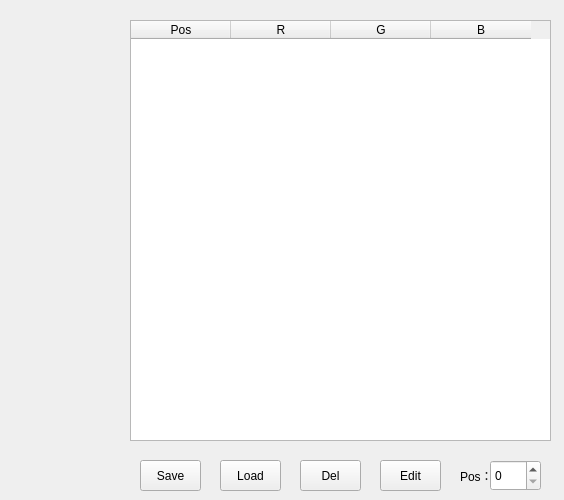
<?xml version="1.0" encoding="UTF-8"?>
<ui version="4.0">
 <class>ColorSetting</class>
 <widget class="QWidget" name="ColorSetting">
  <property name="geometry">
   <rect>
    <x>0</x>
    <y>0</y>
    <width>564</width>
    <height>500</height>
   </rect>
  </property>
  <property name="windowTitle">
   <string>ColorSetting</string>
  </property>
  <widget class="QLabel" name="ColorView">
   <property name="geometry">
    <rect>
     <x>30</x>
     <y>20</y>
     <width>70</width>
     <height>450</height>
    </rect>
   </property>
   <property name="text">
    <string/>
   </property>
  </widget>
  <widget class="QPushButton" name="Del">
   <property name="geometry">
    <rect>
     <x>300</x>
     <y>460</y>
     <width>61</width>
     <height>31</height>
    </rect>
   </property>
   <property name="text">
    <string>Del</string>
   </property>
  </widget>
  <widget class="QPushButton" name="Load">
   <property name="geometry">
    <rect>
     <x>220</x>
     <y>460</y>
     <width>61</width>
     <height>31</height>
    </rect>
   </property>
   <property name="text">
    <string>Load</string>
   </property>
  </widget>
  <widget class="QPushButton" name="Save">
   <property name="geometry">
    <rect>
     <x>140</x>
     <y>460</y>
     <width>61</width>
     <height>31</height>
    </rect>
   </property>
   <property name="text">
    <string>Save</string>
   </property>
  </widget>
  <widget class="QPushButton" name="Edit">
   <property name="geometry">
    <rect>
     <x>380</x>
     <y>460</y>
     <width>61</width>
     <height>31</height>
    </rect>
   </property>
   <property name="text">
    <string>Edit</string>
   </property>
  </widget>
  <widget class="QTableWidget" name="TableView">
   <property name="geometry">
    <rect>
     <x>130</x>
     <y>20</y>
     <width>421</width>
     <height>421</height>
    </rect>
   </property>
   <column>
    <property name="text">
     <string>Pos</string>
    </property>
   </column>
   <column>
    <property name="text">
     <string>R</string>
    </property>
   </column>
   <column>
    <property name="text">
     <string>G</string>
    </property>
   </column>
   <column>
    <property name="text">
     <string>B</string>
    </property>
   </column>
  </widget>
  <widget class="QSpinBox" name="Pos">
   <property name="geometry">
    <rect>
     <x>490</x>
     <y>460</y>
     <width>51</width>
     <height>31</height>
    </rect>
   </property>
   <property name="maximum">
    <number>255</number>
   </property>
   <property name="singleStep">
    <number>0</number>
   </property>
  </widget>
  <widget class="QLabel" name="label">
   <property name="geometry">
    <rect>
     <x>460</x>
     <y>460</y>
     <width>31</width>
     <height>31</height>
    </rect>
   </property>
   <property name="text">
    <string>Pos：</string>
   </property>
  </widget>
 </widget>
 <layoutdefault spacing="6" margin="11"/>
 <resources/>
 <connections/>
</ui>
